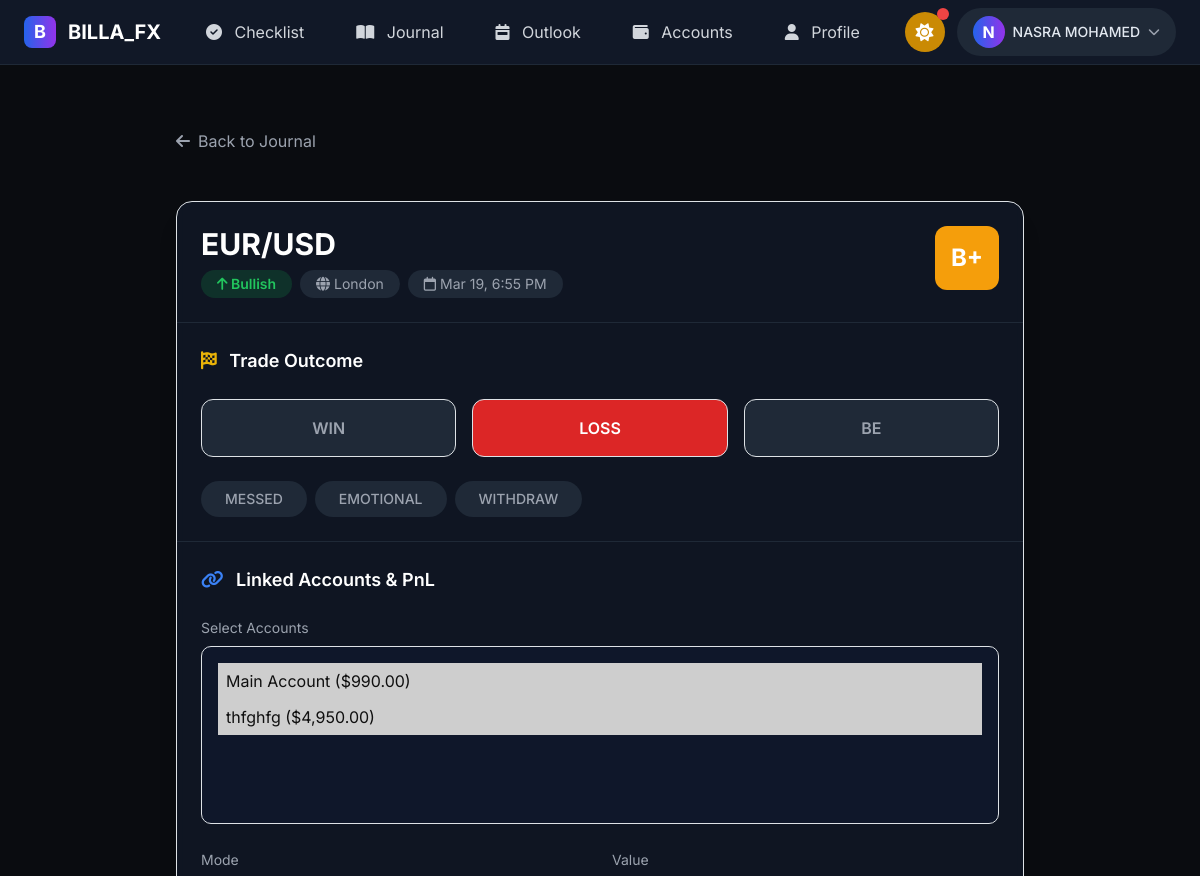
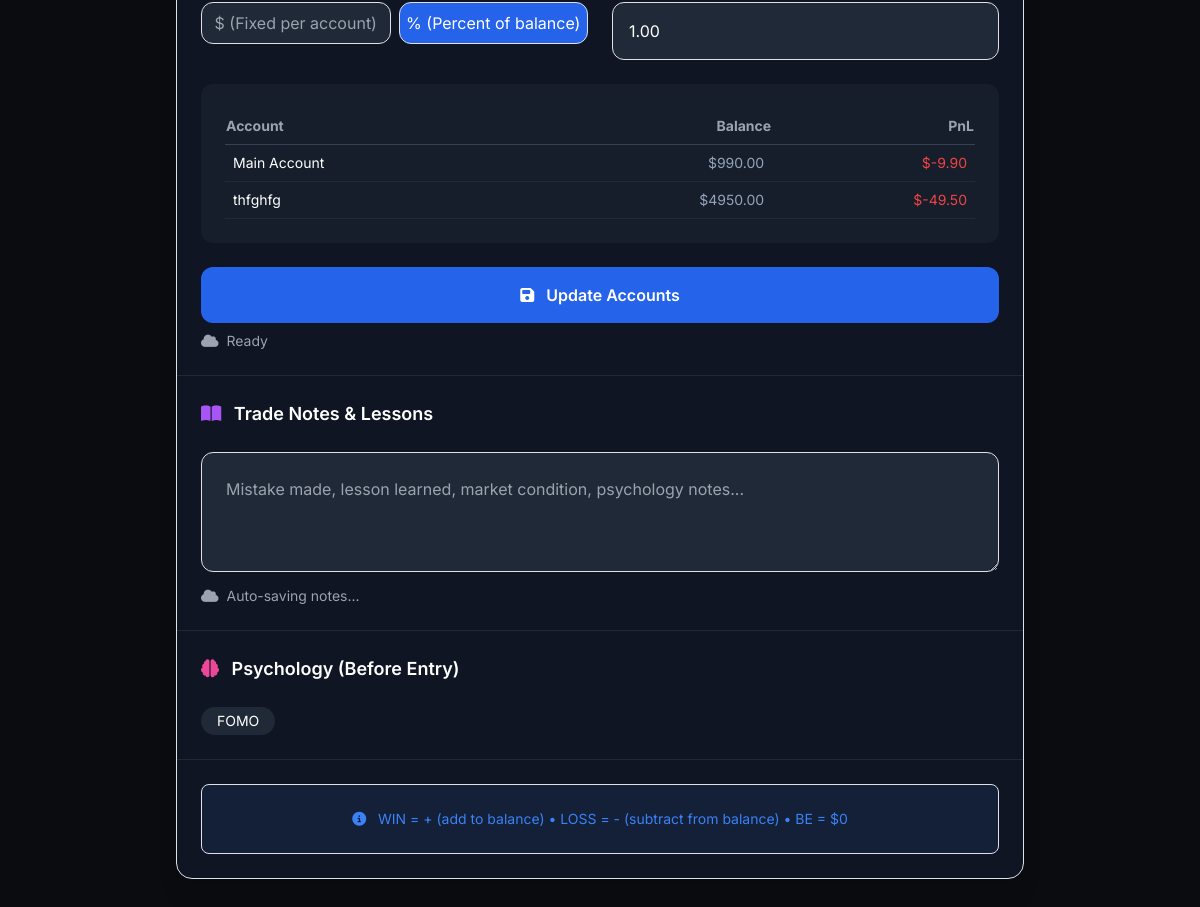
/trade_details.php?id=5 (signed in), run on the app's committed database (2 pictures, top to bottom).
### tables this page shows
CREATE TABLE `trades` (
  `id` int(11) NOT NULL,
  `user_id` int(11) NOT NULL,
  `template_id` int(11) DEFAULT NULL,
  `trade_date` date NOT NULL,
  `pair` varchar(20) NOT NULL,
  `direction` enum('Bullish','Bearish') NOT NULL,
  `session` enum('London','New York','Asian') NOT NULL,
  `entry_price` decimal(10,5) DEFAULT NULL,
  `exit_price` decimal(10,5) DEFAULT NULL,
  `stop_loss` decimal(10,5) DEFAULT NULL,
  `take_profit` decimal(10,5) DEFAULT NULL,
  `position_size` decimal(10,2) DEFAULT NULL,
  `profit_loss` decimal(15,2) DEFAULT 0.00,
  `outcome` enum('Win','Loss','Breakeven','Pending','Skipped') DEFAULT 'Pending',
  `trade_grade` varchar(5) DEFAULT 'C',
  `htf_rules_met` int(11) DEFAULT 0,
  `ltf_rules_met` int(11) DEFAULT 0,
  `compliance_percentage` decimal(5,2) DEFAULT 0.00,
  `skip_reason` varchar(255) DEFAULT NULL,
  `skip_notes` text DEFAULT NULL,
  `notes` text DEFAULT NULL,
  `pnl_mode` enum('$','%') DEFAULT '$',
  `pnl_value` decimal(10,2) DEFAULT 0.00,
  `created_at` timestamp NOT NULL DEFAULT current_timestamp(),
  `updated_at` timestamp NOT NULL DEFAULT current_timestamp() ON UPDATE current_timestamp()
);

CREATE TABLE `trade_psychology` (
  `id` int(11) NOT NULL,
  `trade_id` int(11) NOT NULL,
  `emotion` varchar(50) NOT NULL,
  `custom_note` text DEFAULT NULL,
  `created_at` timestamp NOT NULL DEFAULT current_timestamp()
);

### trade_details.php (the view, shortened to what this page needs)
<?php
require_once 'auth.php';
$user_id = $_SESSION['user_id'];
$trade_id = $_GET['id'] ?? 0;
$query = "SELECT * FROM trades WHERE id = ? AND user_id = ?";
$stmt = $conn->prepare($query);
$stmt->bind_param("ii", $trade_id, $user_id);
$stmt->execute();
$trade = $stmt->get_result()->fetch_assoc();
$accounts_query = "SELECT id, account_name, current_balance FROM trading_accounts WHERE user_id = ? ORDER BY account_name";
$stmt = $conn->prepare($accounts_query);
$stmt->bind_param("i", $user_id);
$stmt->execute();
$accounts = $stmt->get_result();
$alloc_query = "SELECT ta.*, a.account_name, a.current_balance as account_balance
                FROM trade_accounts ta
                JOIN trading_accounts a ON ta.account_id = a.id
                WHERE ta.trade_id = ?";
$stmt = $conn->prepare($alloc_query);
$stmt->bind_param("i", $trade_id);
$stmt->execute();
$allocations = $stmt->get_result();
$first_allocation = $allocations->fetch_assoc();
if ($first_allocation) {
    $trade['account_name'] = $first_allocation['account_name'];
    $trade['account_balance'] = $first_allocation['account_balance'];
    $trade['account_id'] = $first_allocation['account_id'];
    $trade['profit_loss'] = $first_allocation['allocated_pnl'];
    $trade['r_multiple'] = $first_allocation['allocated_r'];
} else {
    $trade['account_name'] = 'No account';
    $trade['account_balance'] = 0;
    $trade['account_id'] = 0;
    $trade['profit_loss'] = 0;
    $trade['r_multiple'] = 0;
}
$allocations->data_seek(0);
$psych_query = "SELECT * FROM trade_psychology WHERE trade_id = ?";
$stmt = $conn->prepare($psych_query);
$stmt->bind_param("i", $trade_id);
$stmt->execute();
$psychology = $stmt->get_result();
require_once 'header.php';
?>
<div class="max-w-4xl mx-auto px-4 py-8 space-y-6">
    <a href="trade_journal.php" class="inline-flex items-center gap-2 text-gray-400 hover:text-blue-500 transition mb-4">
        <i class="fas fa-arrow-left"></i> Back to Journal
    </a>
    <div class="bg-gray-900/80 backdrop-blur-sm border border-gray-800 rounded-2xl overflow-hidden shadow-xl">
        <div class="p-6 border-b border-gray-800">
            <div class="flex justify-between items-start gap-4 flex-wrap">
                <div>
                    <h1 class="text-3xl font-bold text-white"><?php echo $trade['pair']; ?></h1>
                    <div class="flex gap-2 mt-2">
                        <span class="px-3 py-1 rounded-full text-sm font-semibold <?php echo $trade['direction'] == 'Bullish' ? 'bg-green-600/20 text-green-500' : 'bg-red-600/20 text-red-500'; ?>">
                            <i class="fas fa-arrow-<?php echo strtolower($trade['direction']) == 'bullish' ? 'up' : 'down'; ?>"></i> <?php echo $trade['direction']; ?>
                        </span>
                        <span class="px-3 py-1 rounded-full bg-gray-800 text-gray-400 text-sm"><i class="fas fa-globe"></i> <?php echo $trade['session']; ?></span>
                        <span class="px-3 py-1 rounded-full bg-gray-800 text-gray-400 text-sm"><i class="far fa-calendar"></i> <?php echo date('M j, g:i A', strtotime($trade['created_at'])); ?></span>
                    </div>
                </div>
                <div class="w-16 h-16 rounded-xl flex items-center justify-center text-2xl font-bold text-white" style="background: <?php
                    $grade_color = '';
                    switch($trade['trade_grade']) {
                        case 'B+': $grade_color = '#f59e0b'; break;
                    }
                    echo $grade_color;
                ?>">
                    <?php echo $trade['trade_grade']; ?>
                </div>
            </div>
        </div>
        <div class="p-6 border-b border-gray-800">
            <h3 class="text-white text-lg font-semibold mb-4"><i class="fas fa-flag-checkered text-yellow-500 mr-2"></i> Trade Outcome</h3>
            <div class="flex gap-3 mb-4">
                <button class="flex-1 py-3 rounded-xl border font-semibold transition <?php echo $trade['outcome'] == 'Win' ? 'bg-green-600 border-green-600 text-white' : 'bg-gray-800 border-gray-700 text-gray-400 hover:bg-green-600/20 hover:text-green-500'; ?>" onclick="setOutcome('Win')">WIN</button>
                <button class="flex-1 py-3 rounded-xl border font-semibold transition <?php echo $trade['outcome'] == 'Loss' ? 'bg-red-600 border-red-600 text-white' : 'bg-gray-800 border-gray-700 text-gray-400 hover:bg-red-600/20 hover:text-red-500'; ?>" onclick="setOutcome('Loss')">LOSS</button>
                <button class="flex-1 py-3 rounded-xl border font-semibold transition <?php echo $trade['outcome'] == 'Breakeven' ? 'bg-gray-600 border-gray-600 text-white' : 'bg-gray-800 border-gray-700 text-gray-400 hover:bg-gray-600/20 hover:text-white'; ?>" onclick="setOutcome('Breakeven')">BE</button>
            </div>
            <div class="flex gap-2">
                <span class="px-4 py-2 rounded-full text-sm font-medium cursor-pointer <?php echo strpos($trade['notes'] ?? '', '[MESSED]') !== false ? 'bg-blue-600 text-white' : 'bg-gray-800 text-gray-400 hover:bg-gray-700'; ?>" onclick="toggleTag('MESSED')">MESSED</span>
                <span class="px-4 py-2 rounded-full text-sm font-medium cursor-pointer <?php echo strpos($trade['notes'] ?? '', '[EMOTIONAL]') !== false ? 'bg-blue-600 text-white' : 'bg-gray-800 text-gray-400 hover:bg-gray-700'; ?>" onclick="toggleTag('EMOTIONAL')">EMOTIONAL</span>
                <span class="px-4 py-2 rounded-full text-sm font-medium cursor-pointer <?php echo strpos($trade['notes'] ?? '', '[WITHDRAW]') !== false ? 'bg-blue-600 text-white' : 'bg-gray-800 text-gray-400 hover:bg-gray-700'; ?>" onclick="toggleTag('WITHDRAW')">WITHDRAW</span>
            </div>
        </div>
        <div class="p-6 border-b border-gray-800">
            <h3 class="text-white text-lg font-semibold mb-4"><i class="fas fa-link text-blue-500 mr-2"></i> Linked Accounts & PnL</h3>
            <div class="mb-4">
                <label class="block text-gray-400 text-sm mb-2">Select Accounts</label>
                <select id="accountMultiSelect" multiple class="w-full bg-gray-800 border border-gray-700 rounded-xl p-3 text-white min-h-[120px]">
                    <?php
                    $accounts->data_seek(0);
                    $linked_account_ids = [];
                    $allocations->data_seek(0);
                    while($alloc = $allocations->fetch_assoc()) {
                        $linked_account_ids[] = $alloc['account_id'];
                    }
                    while($acc = $accounts->fetch_assoc()):
                        $selected = in_array($acc['id'], $linked_account_ids) ? 'selected' : '';
                    ?>
                    <option value="<?php echo $acc['id']; ?>" data-balance="<?php echo $acc['current_balance']; ?>" <?php echo $selected; ?>>
                        <?php echo htmlspecialchars($acc['account_name']); ?> ($<?php echo number_format($acc['current_balance'], 2); ?>)
                    </option>
                    <?php endwhile; ?>
                </select>
            </div>
            <div class="flex flex-wrap gap-4 mb-4">
                <div class="flex-1">
                    <label class="block text-gray-400 text-sm mb-2">Mode</label>
                    <div class="flex gap-2">
                        <button class="flex-1 py-2 rounded-xl border transition <?php echo ($trade['pnl_mode'] ?? '$') == '$' ? 'bg-blue-600 border-blue-600 text-white' : 'bg-gray-800 border-gray-700 text-gray-400 hover:bg-gray-700'; ?>" data-mode="$" onclick="setPnlMode('$')">$ (Fixed per account)</button>
                        <button class="flex-1 py-2 rounded-xl border transition <?php echo ($trade['pnl_mode'] ?? '') == '%' ? 'bg-blue-600 border-blue-600 text-white' : 'bg-gray-800 border-gray-700 text-gray-400 hover:bg-gray-700'; ?>" data-mode="%" onclick="setPnlMode('%')">% (Percent of balance)</button>
                    </div>
                </div>
                <div class="flex-1">
                    <label class="block text-gray-400 text-sm mb-2">Value</label>
                    <input type="number" id="pnlValue" class="w-full bg-gray-800 border border-gray-700 rounded-xl p-3 text-white" step="0.01" value="<?php echo $trade['pnl_value'] ?? 0; ?>" oninput="updatePreview()">
                </div>
            </div>
            <div id="allocationPreview" class="bg-gray-800/50 rounded-xl p-4 mb-4">
                <table class="w-full text-sm">
                    <thead><tr class="text-gray-400 border-b border-gray-700"><th class="text-left py-2">Account</th><th class="text-right py-2">Balance</th><th class="text-right py-2">PnL</th></tr></thead>
                    <tbody id="previewBody"></tbody>
                </table>
            </div>
            <button onclick="saveAllocations()" class="w-full bg-blue-600 hover:bg-blue-700 text-white font-semibold py-3 rounded-xl transition">
                <i class="fas fa-save mr-2"></i> Update Accounts
            </button>
            <div class="text-gray-400 text-sm mt-2 flex items-center gap-2" id="autoSaveIndicator">
                <i class="fas fa-cloud"></i> <span>Ready</span>
            </div>
        </div>
        <div class="p-6 border-b border-gray-800">
            <h3 class="text-white text-lg font-semibold mb-4"><i class="fas fa-book-open text-purple-500 mr-2"></i> Trade Notes & Lessons</h3>
            <textarea id="tradeNotes" class="w-full bg-gray-800 border border-gray-700 rounded-xl p-4 text-white min-h-[120px] resize-y focus:outline-none focus:border-blue-500" placeholder="Mistake made, lesson learned, market condition, psychology notes..." oninput="autoSaveNotes()"><?php echo htmlspecialchars($trade['notes'] ?? $trade['skip_notes'] ?? ''); ?></textarea>
            <div class="text-gray-400 text-sm mt-2 flex items-center gap-2" id="notesIndicator">
                <i class="fas fa-cloud"></i> <span>Auto-saving notes...</span>
            </div>
        </div>
        <?php if ($psychology->num_rows > 0): ?>
        <div class="p-6 border-b border-gray-800">
            <h3 class="text-white text-lg font-semibold mb-4"><i class="fas fa-brain text-pink-500 mr-2"></i> Psychology (Before Entry)</h3>
            <div class="flex flex-wrap gap-2">
                <?php while($emotion = $psychology->fetch_assoc()): ?>
                <span class="px-3 py-1 bg-gray-800 rounded-full text-sm text-white"><?php echo $emotion['emotion']; ?></span>
                <?php endwhile; ?>
            </div>
        </div>
        <?php endif; ?>
        <div class="p-6">
            <div class="bg-blue-500/10 border border-blue-500 rounded-lg p-4 text-blue-500 text-sm text-center">
                <i class="fas fa-info-circle mr-2"></i> WIN = + (add to balance) • LOSS = - (subtract from balance) • BE = $0
            </div>
        </div>
    </div>
</div>
</body>
</html>

### header.php (style rules this page uses)
body { font-family: 'Inter', sans-serif; background: #0a0c10; color: #e2e8f0; padding-bottom: 70px; }

### trade_details.php (style rules this page uses)
#accountMultiSelect { width: 100%; min-height: 120px; background: #0f172a; border: 2px solid #1e293b; border-radius: 10px; color: white; padding: 8px; }
#accountMultiSelect option { padding: 8px; }

### data on the page
trades: pair "EUR/USD", direction "Bullish", session "London", created_at "Mar 19, 6:55 PM", trade_grade "B+", pnl_value "1.00"
trade_psychology: emotion "FOMO"

### other printed values
substr($_SESSION['username'] ?? 'U', 0, 1) "N"
$_SESSION['full_name'] "NASRA MOHAMED"
form field value "Main Account ($990.00) ☑ / thfghfg ($4,950.00) ☑"
